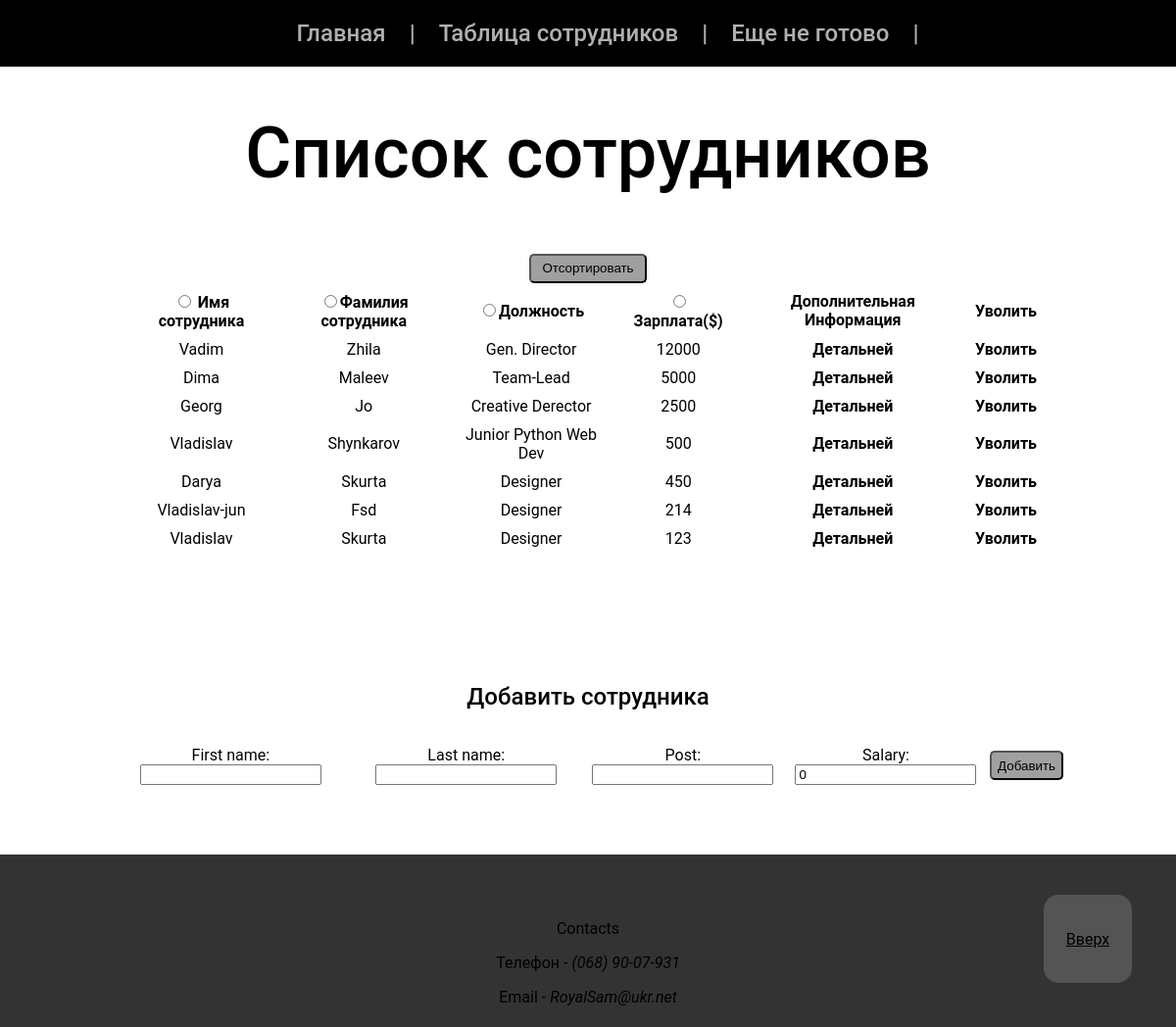
Page /staff/ on the earlier database version.
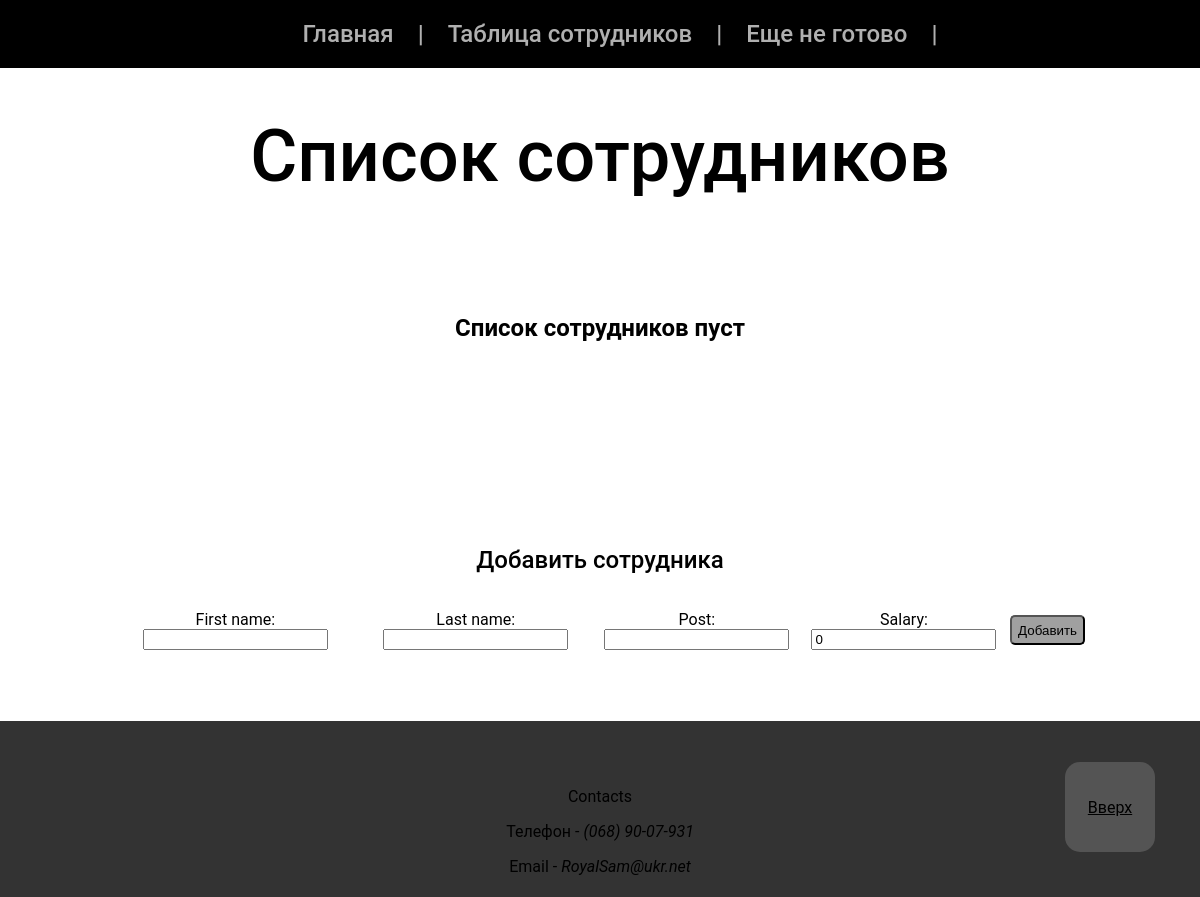
Same page on the later database version.
### staff/models.py (models this page shows, shortened)
class Employee(models.Model):
    first_name = models.CharField(max_length=20)
    last_name = models.CharField(max_length=20)
    post = models.CharField(max_length=40)
    salary = models.PositiveIntegerField(default=0, blank=False)

### staff/views.py (the view, shortened to what this page needs)
# urls.py: path('', views.index, name='index'),
def index(requests):
    obj = Employee.objects.order_by('-salary')
    form = EmployeeForm()
    error = ''
    context = {
        'employee_list': obj,
        'form': form,
        'error_message': error
    }
    return render(requests, 'staff/index.html', context)

### staff/forms.py (shortened to what this page needs)
class EmployeeForm(forms.ModelForm):
    class Meta:
        model = Employee
        fields = [
            'first_name',
            'last_name',
            'post',
            'salary'
        ]

### staff/templates/staff/index.html (shortened to what this page needs)
<!DOCTYPE html>
<html lang="en">
<head>
    {% load static %}
    <link rel="stylesheet" type="text/css" href="{% static 'staff/index.css' %}">
</head>
<body>
{% include 'staff/basehead.html' %}
<main class="content">
    <section class="list__of__employer">
        <div class="container">
            <div class="emp__list">
                <h1 class="h1">Список сотрудников</h1>
                {% if employee_list %}
                    <table class="table__main">
                        <form action="." method="post"> {% csrf_token %}
                            <input type="submit" name="save" id="save" value="Отсортировать" class="button__save__top">
                            <tr>
                                <th class="th__top">
                                    <input type="radio" name="th_choice" value="first_name" id="first_name">
                                    <label for="first_name">Имя сотрудника</label></th>
                                <th class="th__top"><input type="radio" name="th_choice"
                                                           value="last_name" id="last_name"><label for="last_name">Фамилия
                                    сотрудника</label></th>
                                <th class="th__top"><input type="radio" name="th_choice" value="post"
                                                           id="post"><label for="post">Должность</label></th>
                                <th class="th__top"><input type="radio" name="th_choice" value="salary"
                                                           id="salary"> <label for="salary">Зарплата($)</label></th>
                                <th class="th__top">Дополнительная Информация</th>
                                <th class="th__top">Уволить</th>
                            </tr>
                        </form>
                        {% for emp in employee_list %}
                            <tr>
                                <td>{{ emp.first_name }}</td>
                                <td>{{ emp.last_name }}</td>
                                <td>{{ emp.post }}</td>
                                <td>{{ emp.salary }}</td>
                                <th><a href="{% url 'mpage:staff:detail' emp.id %}" class="a__main">Детальней</a></th>
                                <th><a href="{% url 'mpage:staff:dismiss' emp.id %}" class="a__main">Уволить</a></th>
                            </tr>
                        {% endfor %}
                    </table>
                {% else %}
                    <h1 class="error__m">Список сотрудников пуст</h1>
                {% endif %}
            </div>
        </div>
    </section>
    <section class="post__met">
        <div class="container">
            <div class="post__method">
                <h2 class="h2">Добавить сотрудника</h2>
                <form action="{% url 'mpage:staff:index' %}" method="post" class="form__add"> {% csrf_token %}
                    {{ form.as_p }}
                    <input type="submit" name="save" id="save" value="Добавить" class="button__save">
                </form>
            </div>
        </div>
    </section>
</main>
{% include 'staff/basefootler.html' %}
</body>
</html>

Differences in the rows shown:
removed Employee: first_name "Vadim", last_name "Zhila", post "Gen. Director", salary "12000"
removed Employee: first_name "Dima", last_name "Maleev", post "Team-Lead", salary "5000"
removed Employee: first_name "Georg", last_name "Jo", post "Creative Derector", salary "2500"
removed Employee: first_name "Vladislav", last_name "Shynkarov", post "Junior Python Web Dev", salary "500"
removed Employee: first_name "Darya", last_name "Skurta", post "Designer", salary "450"
removed Employee: first_name "Vladislav-jun", last_name "Fsd", post "Designer", salary "214"
removed Employee: first_name "Vladislav", last_name "Skurta", post "Designer", salary "123"
Other differences:
form field save: "Отсортировать" → (not shown)
form field th_choice: "☐ Имя сотрудника" → (not shown)
form field th_choice: "☐ Фамилия сотрудника" → (not shown)
form field th_choice: "☐ Должность" → (not shown)
form field th_choice: "☐ Зарплата($)" → (not shown)
text no longer shown: "Имя сотрудника Фамилия сотрудника Должность Зарплата($) Дополнительная Информация Уволить"
text now shown: "Список сотрудников пуст"
